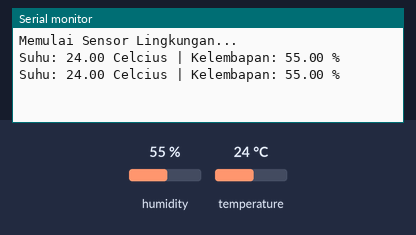
Recording of a sketch running on a simulated Arduino Mega 2560, built with avr-gcc and run on an emulated ATmega2560. On the bench: the last lines printed to the serial monitor. The test bench sets the inputs (shaded band); at power-on: humidity 55 %, temperature 24 °C.

Above: at 5.8 s.
5.9 s: humidity set to 22 %
At 8.1 s:
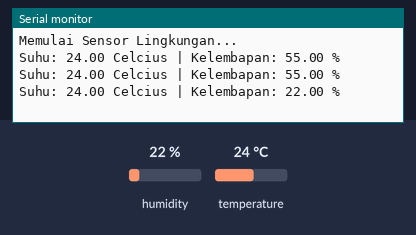
9.6 s: temperature set to 12 °C
At 10.9 s:
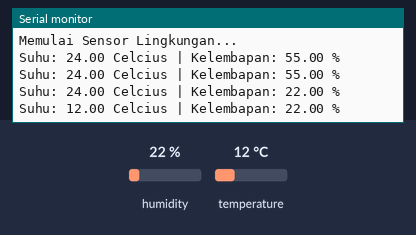
13.3 s: humidity set to 40 %
At 16.5 s:
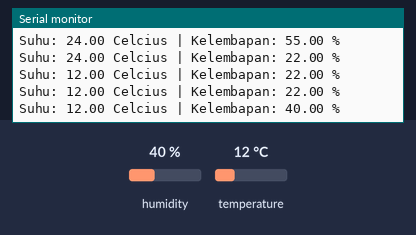
Timing chart, 0 to 18.0 s (numbered marks = the images above; inputs shaded):
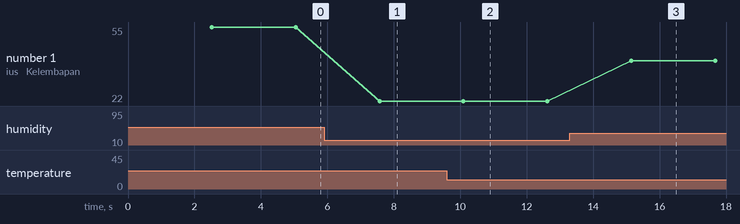

Measured:
- after the input at 5.9 s, the serial monitor: prints a new line after 1.7 s (image 1)
- after the input at 9.6 s, the serial monitor: prints a new line after 0.50 s (image 2)
- after the input at 13.3 s, the serial monitor: prints a new line after 1.8 s (image 3)
- plotted number 1: 55 → 22 after the input at 5.9 s, 22 → 40 after the input at 13.3 s

The sketch:

Membaca_Data_Sensor_Suhu_dan_Kelembapan_dht.ino
```cpp
#include <DHT.h>

const byte dhtPin = 23;
#define DHTTYPE DHT11

DHT dht(dhtPin, DHTTYPE);

void setup() {
  Serial.begin(115200);
  dht.begin();
  Serial.println("Memulai Sensor Lingkungan...");
}

void loop() {
  delay(2500);

  float temp = dht.readTemperature();
  float hum = dht.readHumidity();

  if (isnan(temp) || isnan(hum)) {
    Serial.println("Gagal membaca data dari sensor DHT!");
    return;
  }

  Serial.print("Suhu: ");
  Serial.print(temp);
  Serial.print(" Celcius | Kelembapan: ");
  Serial.print(hum);
  Serial.println(" %");
}
```
